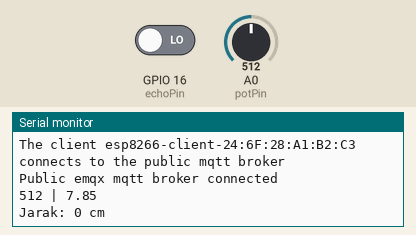
Bench run of a sketch on a simulated ESP8266 (NodeMCU). On the bench: the last lines printed to the serial monitor. The test bench sets the inputs (shaded band); at power-on: A0 (potPin) = 512, GPIO 16 (echoPin) LOW. WiFi joins after 1.5 s; servers stay silent unless stated; no MQTT or app messages arrive unless stated.

Above: at 2.8 s.
2.9 s: A0 (potPin) set to 716
At 3.9 s:
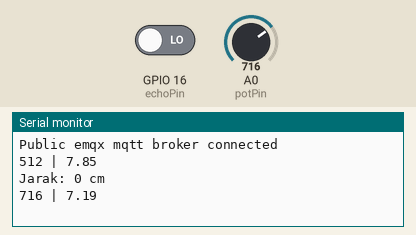
4.4 s: A0 (potPin) set to 900
At 5.4 s:
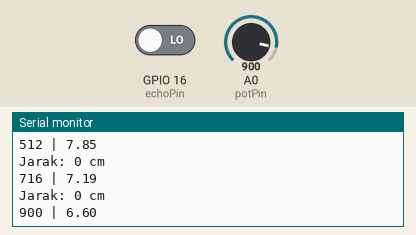
Timing chart, 0 to 7.4 s (numbered marks = the images above; inputs shaded):
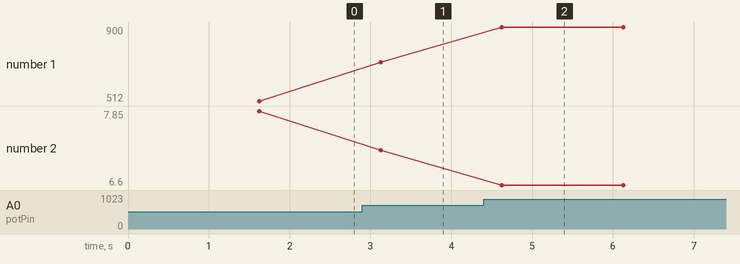

The sketch:

Tugas_akhir_2.ino
```cpp
// Library untuk mengakses pin analog dan serial
#include <ESP8266WiFi.h>
#include <PubSubClient.h>

// ---------------Wifi---------------
const char *ssid = "Woil";
const char *password = "liow1234";
WiFiClient espClient;
PubSubClient client(espClient);

// ---------------MQTT Broker---------------
const char *mqtt_broker = "46.250.231.231";
const char *mqtt_username = "";
const char *mqtt_password = "";
const int mqtt_port = 1883;

// ---------------Topic---------------

const char *topicpump = "Kelompok2/WaterPump";

const char *topicping = "Kelompok2/Ping";
const char *topicphmeter = "Kelompok2/Phmeter";


// Deklarasi or smth like that
char msg_phmeter[20];
char msg_pump[20];
char msg_ping[20];


const int potPin = A0;
float ph;
float voltage = 0;

// Sensor Ultra Sonic
#define triggerPin 5
#define echoPin 16
volatile int count = 0;
bool objectPresent = true;


void setup()
{

  Serial.println(F("Program Start"));

  // Inisialisasi serial
  Serial.begin(9600);

  // ---------------Wi-Fi & MQTT---------------

  WiFi.begin(ssid, password);
  while (WiFi.status() != WL_CONNECTED) {
    delay(500);
    Serial.println("Connecting to WiFi...");
  }
  Serial.println("Connected to the WiFi network");
  // connecting to a mqtt broker
  client.setServer(mqtt_broker, mqtt_port);
  client.setCallback(callback);
  while(!client.connected()){
    String client_id = "esp8266-client-";
    client_id += String(WiFi.macAddress());
    Serial.printf("The client %s connects to the public mqtt broker\n", client_id.c_str());
    if(client.connect(client_id.c_str(), mqtt_username, mqtt_password)){
      Serial.println("Public emqx mqtt broker connected");
    } else {
      Serial.print("failed with state ");
      Serial.print(client.state());
      delay(1000);
    }
  }


  //subscribe data
  // client.subscribe(topic);

  pinMode(potPin, INPUT);
  pinMode(triggerPin, OUTPUT);
  pinMode(echoPin, INPUT);


}

void callback(char *topic, byte *payload, unsigned int length) {
  Serial.print("Message arrived in topic: ");
  Serial.println(topic);
  Serial.print("Message:");
  for (int i = 0; i < length; i++) {
    Serial.print((char)payload[i]);
  }
  Serial.println();
  Serial.println("------------------------");
}


void loop() {
  //For PH Meter
  int value = analogRead(potPin);
  Serial.print(value);
  Serial.print(" | ");

  // Convert analog reading to voltage
  voltage = value * (3.3 / 1023.0); // Assuming 5V reference

  // Convert voltage to pH using calibration equation
  ph = voltageToPH(voltage); // You need to implement this function

  Serial.println(ph, 2); // Print pH with 2 decimal places


  //For Ping
  long duration, jarak, jarak2;
  digitalWrite(triggerPin, LOW);
  delayMicroseconds(2);
  digitalWrite(triggerPin, HIGH);
  delayMicroseconds(10);
  duration = pulseIn(echoPin, HIGH);
  jarak2 = (duration * 0.034) / 2;

  dtostrf(jarak2, 6, 2, msg_ping);
  client.publish(topicping, msg_ping);
  Serial.print("Jarak: ");
  Serial.print(jarak2);
  Serial.println(" cm");


  delay(500);


}

float voltageToPH(float voltage) {
  // Example calibration equation
  // Replace this with your actual calibration equation
  float pH = 7 - (voltage - 2.5); // This is just an example

  return pH;
}
```

Measured:
- after the input at 2.9 s, the serial monitor: prints a new line after 0.23 s (image 1)
- after the input at 4.4 s, the serial monitor: prints a new line after 0.23 s (image 2)
- plotted number 1: 512 → 716 after the input at 2.9 s, 716 → 900 after the input at 4.4 s
- plotted number 2: 7.85 → 7.19 after the input at 2.9 s, 7.19 → 6.6 after the input at 4.4 s
